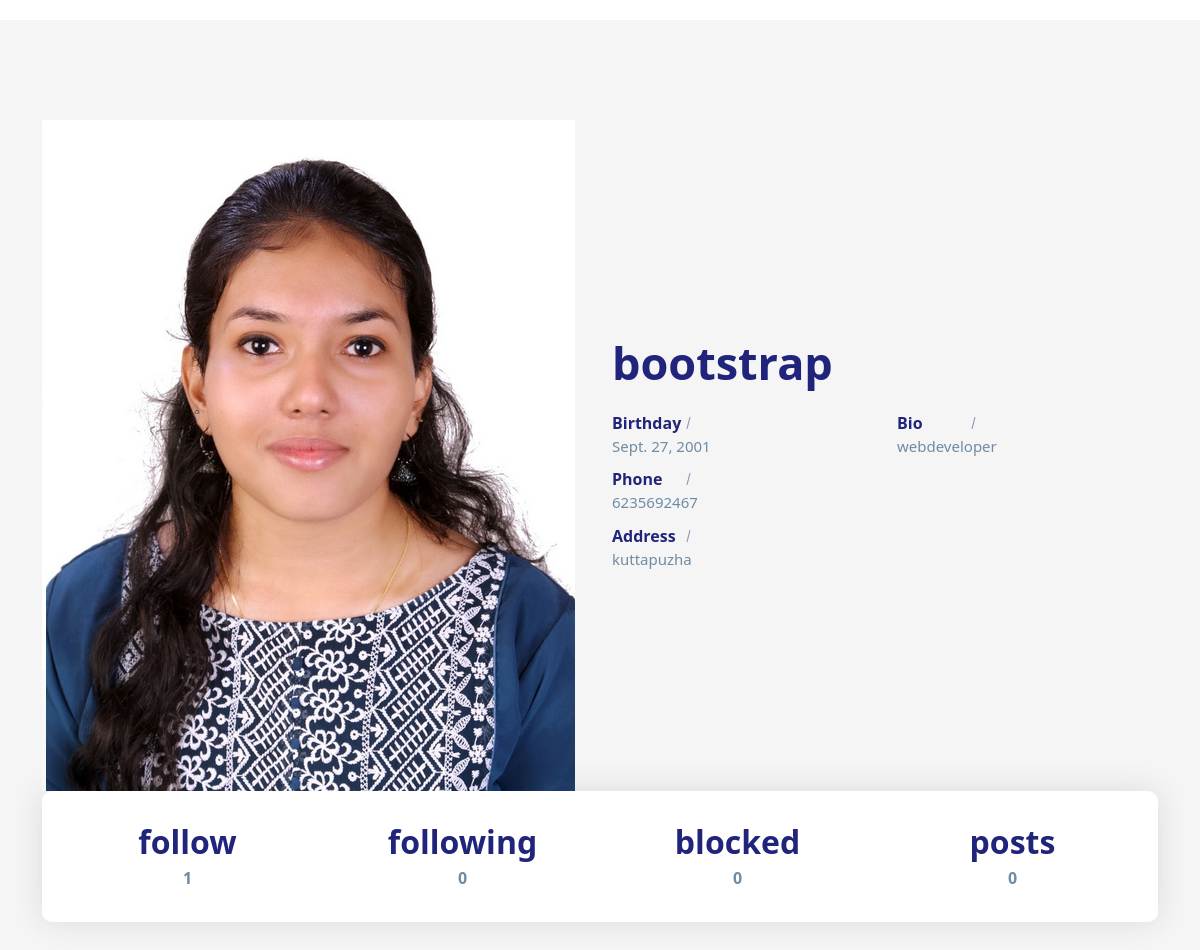
Screenshot of /profiles/1 (signed in) with the database file from the repository.
### social/models.py (models this page shows)
class UserProfile(models.Model):
    user=models.OneToOneField(User,on_delete=models.CASCADE,related_name="profile")
    address=models.CharField(max_length=200,null=True)#(null true koduthathu...line 54 il userinte instance mathree koduthittullu...so baaki fields ippo venda athu null aaki)
    phone=models.CharField(max_length=200,null=True)
    profile_pic=models.ImageField(upload_to="profilepics",null=True,blank=True)
    dob=models.DateField(null=True)
    bio=models.CharField(max_length=200,null=True)
    following=models.ManyToManyField("self",related_name="followed_by",symmetrical=False,null=True)
    block=models.ManyToManyField("self",related_name="blocked",symmetrical=False,null=True)
    def __str__(self):
        return self.user.username

### social/views.py (the view)
# urls.py: path('profiles/<int:pk>',views.ProfileDetailView.as_view(),name='profile-detail'),
@method_decorator(decs,name="dispatch")
class ProfileDetailView(DetailView):# dec7 oru userinte profileinte detail edukkan
    template_name="Profile_detail.html"
    model=UserProfile
    context_object_name="data"

### social/templates/profile_detail.html (shortened to what this page needs)
<!DOCTYPE html>
{%load static%}
<html lang="en">
<head>
    <link href="https://cdn.jsdelivr.net/npm/bootstrap@5.3.2/dist/css/bootstrap.min.css" rel="stylesheet"
>
    <link rel="stylesheet" href="{%static 'social/css/profile.css'%}">
</head>
<body>
    <section class="section about-section gray-bg" id="about">
        <div class="container">
            <div class="row align-items-center flex-row-reverse">
                <div class="col-lg-6">
                    <div class="about-text go-to">
                        <h3 class="dark-color">{{data}}</h3>
                        <div class="row about-list">
                            <div class="col-md-6">
                                <div class="media">
                                    <label>Birthday</label>
                                    <p>{{data.dob}}</p>
                                </div>
                                <div class="media">
                                    <label>Phone</label>
                                    <p>{{data.phone}}</p>
                                </div>
                                <div class="media">
                                    <label>Address</label>
                                    <p>{{data.address}}</p>
                                </div>
                            </div>
                            <div class="col-md-6">
                                <div class="media">
                                    <label>Bio</label>
                                    <p>{{data.bio}}</p>
                                </div>
                            </div>
                        </div>
                    </div>
                </div>
                <div class="col-lg-6">
                    <div class="about-avatar">
                        {%if data.profile_pic%}
                        <img src="{{data.profile_pic.url}}" alt="">
                        {%else%}
                        <img src="{%static 'social/images/profilepic.png'%}" title="" alt="">
                        {%endif%}
                    </div>
                </div>
            </div>
            <div class="counter">
                <div class="row">
                    <div class="col-6 col-lg-3">
                        <div class="count-data text-center">
                            <h6 class="count h2" data-to="500" data-speed="500">follow</h6>
                            <p class="m-0px font-w-600">{{data.following.count}}</p>
                        </div>
                    </div>
                    <div class="col-6 col-lg-3">
                        <div class="count-data text-center">
                            <h6 class="count h2" data-to="150" data-speed="150">following</h6>
                            <p class="m-0px font-w-600">{{data.followed_by.count}}</p>
                        </div>
                    </div>
                    <div class="col-6 col-lg-3">
                        <div class="count-data text-center">
                            <h6 class="count h2" data-to="850" data-speed="850">blocked</h6>
                            <p class="m-0px font-w-600">{{data.block.count}}</p>
                        </div>
                    </div>
                    <div class="col-6 col-lg-3">
                        <div class="count-data text-center">
                            <h6 class="count h2" data-to="190" data-speed="190">posts</h6>
                            <p class="m-0px font-w-600">{{data.user.userpost.all.count}}</p>
                        </div>
                    </div>
                </div>
            </div>
        </div>
    </section>
</body>
</html>

### social/static/social/css/profile.css (style rules this page uses)
body { color: #6F8BA4; margin-top:20px; }
.section { padding: 100px 0; position: relative; }
.gray-bg { background-color: #f5f5f5; }
img { max-width: 100%; }
img { vertical-align: middle; border-style: none; }
.about-text h3 { font-size: 45px; font-weight: 700; margin: 0 0 6px; }
.about-text p { font-size: 18px; max-width: 450px; }
.about-list { padding-top: 10px; }
.about-list .media { padding: 5px 0; }
.about-list label { color: #20247b; font-weight: 600; width: 88px; margin: 0; position: relative; }
.about-list label:after { content: ""; position: absolute; top: 0; bottom: 0; right: 11px; width: 1px; height: 12px; background: #20247b; -moz-transform: rotate(15deg); -o-transform: rotate(15deg); -ms-transform: rotate(15deg); -webkit-transform: rotate(15deg); transform: rotate(15deg); margin: auto; opacity: 0.5; }
.about-list p { margin: 0; font-size: 15px; }
.about-section .counter { padding: 22px 20px; background: #ffffff; border-radius: 10px; box-shadow: 0 0 30px rgba(31, 45, 61, 0.125); }
.about-section .counter .count-data { margin-top: 10px; margin-bottom: 10px; }
.about-section .counter .count { font-weight: 700; color: #20247b; margin: 0 0 5px; }
.about-section .counter p { font-weight: 600; margin: 0; }
.dark-color { color: #20247b; }

### rows the page displays
UserProfile: user.username "bootstrap", dob "Sept. 27, 2001", phone "6235692467", address "kuttapuzha", bio "webdeveloper", profile_pic (picture), following.count "1", followed_by.count "0", block.count "0", user.userpost.all.count "0"
